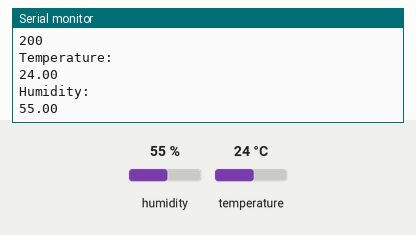
This sketch was run on a simulated ESP8266 (NodeMCU). Shown: the last lines printed to the serial monitor. Inputs (shaded band) come from the test bench; at power-on: humidity 55 %, temperature 24 °C. WiFi joins after 1.5 s; servers stay silent unless stated; uploads are accepted with an empty reply.

Above: at 2.7 s.
2.8 s: humidity set to 22 %
At 4.6 s:
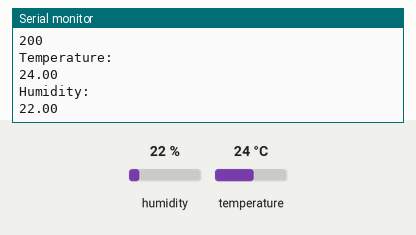
5.7 s: temperature set to 12 °C
At 6.5 s:
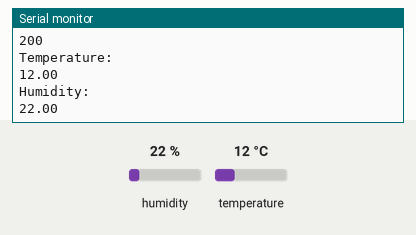
8.6 s: humidity set to 40 %
At 11.6 s:
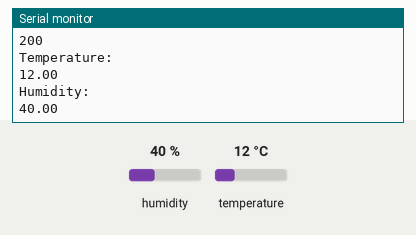
Timing chart, 0 to 13.1 s (numbered marks = the images above; inputs shaded):
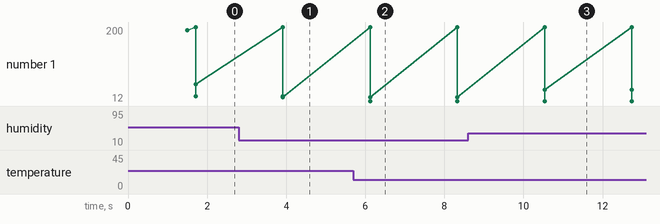

Measured:
- after the input at 2.8 s, the serial monitor: prints a new line after 1.1 s (image 1)
- after the input at 5.7 s, the serial monitor: prints a new line after 0.42 s (image 2)
- after the input at 8.6 s, the serial monitor: prints a new line after 1.9 s (image 3)
- plotted number 1: 55 → 22 after the input at 2.8 s, 22 → 40 after the input at 8.6 s

The sketch:

IoT_Server.ino
```cpp
#include <ESP8266WiFi.h>
#include <ESP8266HTTPClient.h>
#include <WiFiClient.h>
#include <DHT.h>

#define DHT11_PIN 5

DHT dht_sensor;

const char* ssid = "YOUR SSID";
const char* password = "YOUR PASSWORD";

const char* serverName = "Url of server showing data";

void setup() {
  Serial.begin(9600);
  dht_sensor.setup(DHT11_PIN);

  WiFi.begin(ssid, password);

  Serial.println("Connecting");

  while(WiFi.status() != WL_CONNECTED){
    delay(500);
    Serial.print(".");
  }

  Serial.println("");
  Serial.println("Connected to network with ip: ");
  Serial.println(WiFi.localIP());
}

void loop() {
  if(WiFi.status() == WL_CONNECTED){
    float humidity = dht_sensor.getHumidity();
    float temperature = dht_sensor.getTemperature();

    sendJson(temperature, humidity);
    Serial.println("");
    Serial.println("Temperature: ");
    Serial.print(temperature);
    Serial.println("");
    Serial.println("Humidity: ");
    Serial.print(humidity);
  }
  else{
    Serial.print("WiFi disconnected");
  }

  delay(dht_sensor.getMinimumSamplingPeriod());
}

void sendJson(float temperature, float humidity){
  WiFiClient client;
  HTTPClient http;

  http.begin(client, serverName);
  http.addHeader("accept", "application/json");
  http.addHeader("Content-Type", "application/json");

  String httpData = "{\"temperature\": " + String(temperature) + ", \"humidity\": " + String(humidity) + "}";

  int httpResponseCode = http.POST(httpData);

  Serial.println("");
  Serial.println("httpResponseCode: ");
  Serial.print(httpResponseCode);

  http.end();
}
```
